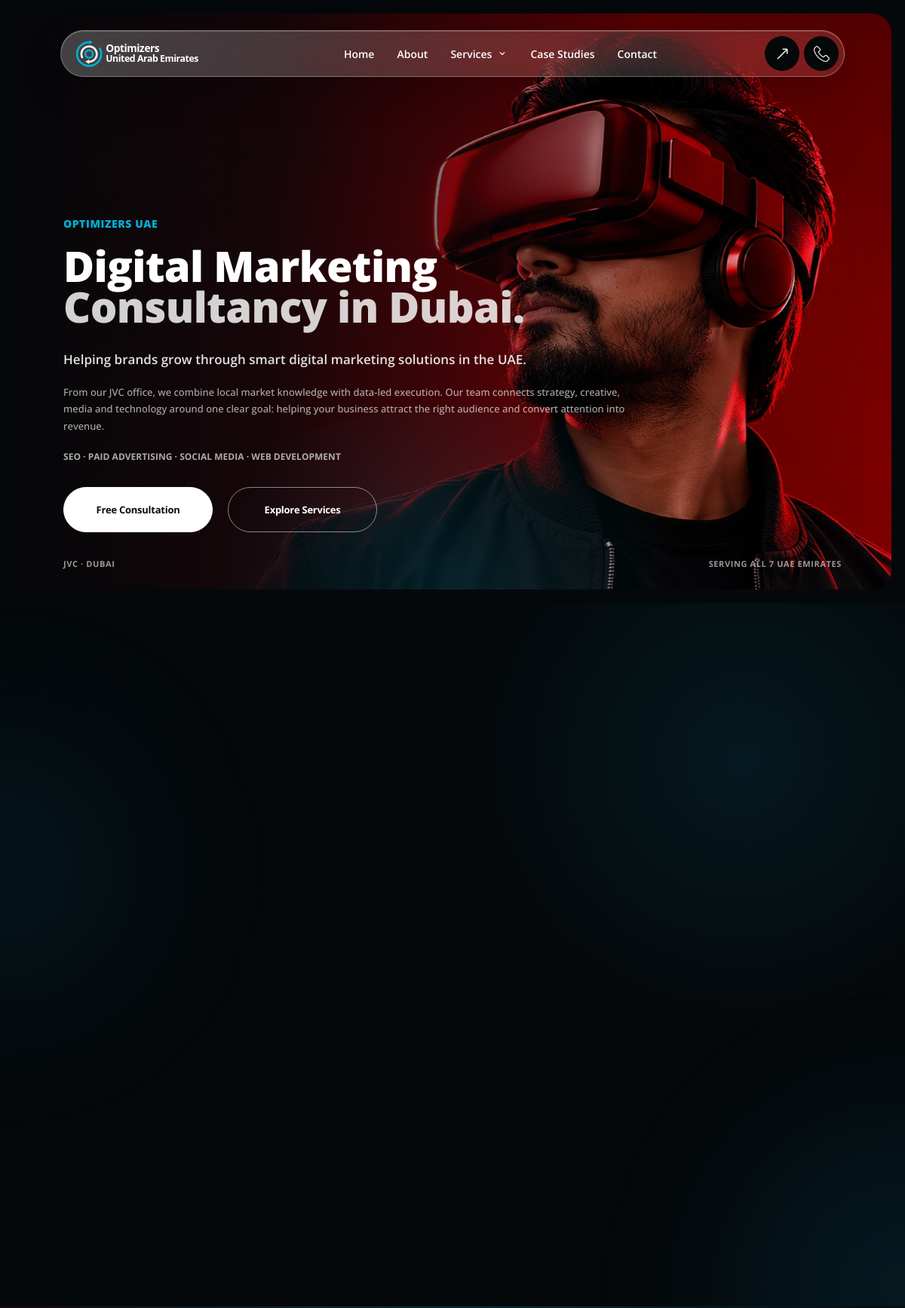
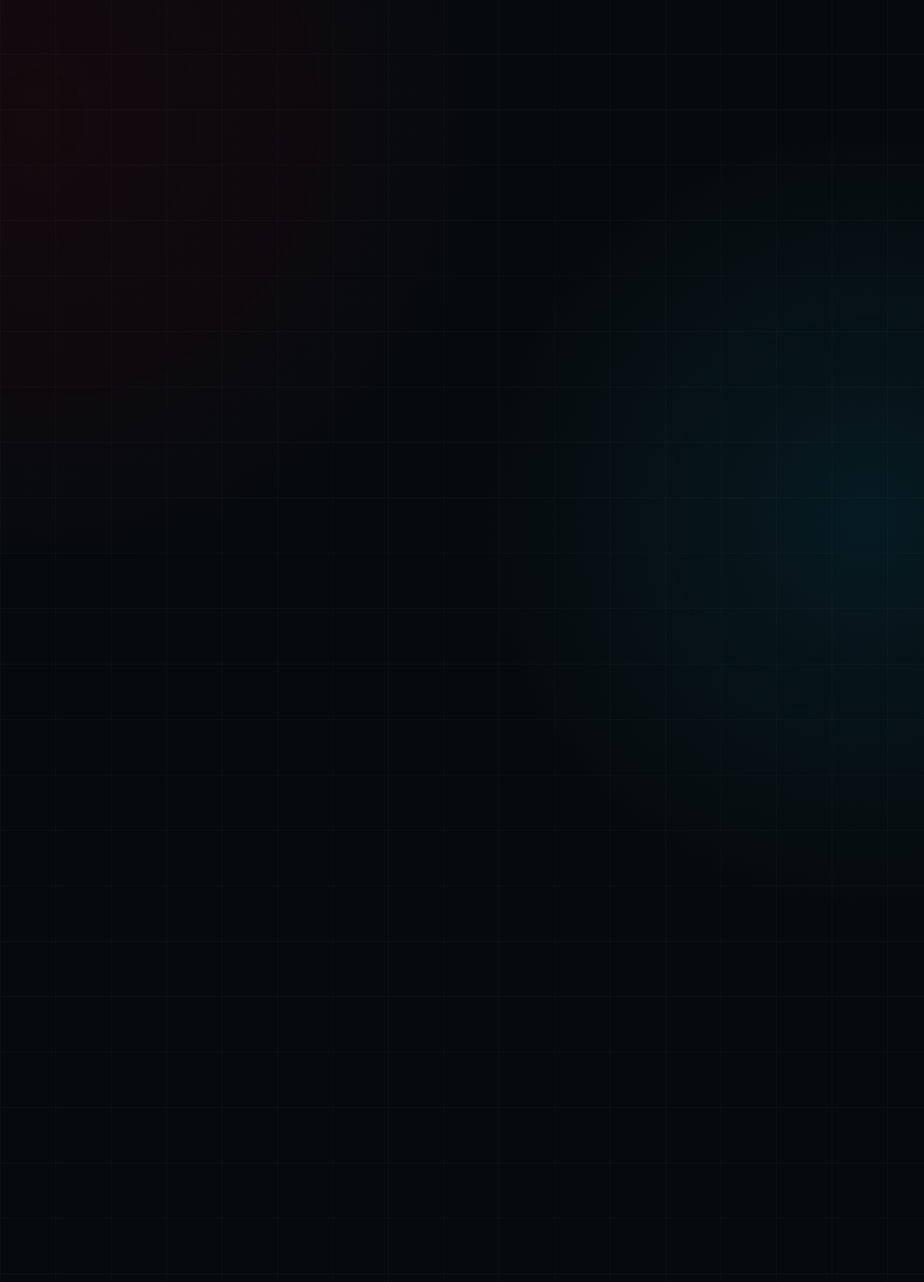
The page / (upper part) on the database its author committed (2 pictures, top to bottom).
### tables this page shows
CREATE TABLE navigation_items (
            id INTEGER PRIMARY KEY AUTOINCREMENT,
            label TEXT NOT NULL,
            url TEXT NOT NULL,
            parent_id INTEGER NULL,
            display_order INTEGER DEFAULT 0,
            is_active INTEGER DEFAULT 1,
            is_dropdown INTEGER DEFAULT 0,
            icon TEXT NULL,
            created_at DATETIME DEFAULT CURRENT_TIMESTAMP, css_class TEXT NULL,
            FOREIGN KEY (parent_id) REFERENCES navigation_items(id) ON DELETE CASCADE
        );

### includes/db.php (called while the page is built, shortened)
<?php
if (!function_exists('optimizers_get_base_url')) {
    function optimizers_get_base_url(): string {
        static $baseUrl = null;
        if ($baseUrl !== null) {
            return $baseUrl;
        }
        $scriptName = $_SERVER['SCRIPT_NAME'] ?? '';
        $dir = str_replace('\\', '/', dirname($scriptName));
        $baseDir = rtrim($dir, '/');
        $baseUrl = ($baseDir === '' || $baseDir === '.') ? '/' : $baseDir . '/';
        return $baseUrl;
    }
}
if (!function_exists('optimizers_url')) {
    function optimizers_url(string $path = ''): string {
        $base = optimizers_get_base_url();
        $path = ltrim($path, '/');
        return $base . $path;
    }
}

### sections/services.php (the view, shortened to what this page needs)
<?php
require_once __DIR__ . '/../includes/db.php';
?>
  <section class="op-service-suite" id="services" aria-labelledby="service-suite-title">
    <div class="op-service-suite__inner">
      <div class="op-service-suite__grid">
      </div>
    </div>
  </section>

### header/header.php (shortened to what this page needs)
<?php
require_once __DIR__ . '/../includes/db.php';
$currentPage = $currentPage ?? '';
$baseUrl = optimizers_get_base_url();
try {
    $db = OptimizersDB::getConnection();
    $stmt = $db->query("SELECT * FROM navigation_items WHERE is_active = 1 ORDER BY parent_id ASC, display_order ASC, id ASC");
    $allNav = $stmt->fetchAll();
    $navTree = [];
    foreach ($allNav as $item) {
        $pId = $item['parent_id'] !== null ? (int)$item['parent_id'] : 0;
        $navTree[$pId][] = $item;
    }
} catch (Throwable $e) {
    $navTree = [];
}
if (!function_exists('isNavActive')) {
    function isNavActive(string $url, string $currentPage): bool {
        if ($currentPage === '') return false;
        $cleanUrl = ltrim($url, '/');
        $cleanUrlNoExt = preg_replace('/\.php$/', '', $cleanUrl);
        $cleanUrlNoHash = explode('#', $cleanUrlNoExt)[0];
        return ($cleanUrl === $currentPage || $cleanUrlNoExt === $currentPage || $cleanUrlNoHash === $currentPage);
    }
}
?>
<!doctype html>
<html lang="en">
<head>
  <link rel="stylesheet" href="<?= optimizers_url('assets/css/style.css?v=packages-live-20260824') ?>">
  <link rel="stylesheet" href="<?= optimizers_url('assets/css/service-pages.css?v=4') ?>">
  <link rel="stylesheet" href="<?= optimizers_url('assets/css/cms-extensions.css?v=1') ?>">
</head>
<body>
<header class="site-header" id="siteHeader">
  <div class="nav-pill">
    <a class="nav-logo" href="<?= optimizers_url('index.php#home') ?>" aria-label="Optimizers UAE home">
      <img class="op-animated-logo op-animated-logo--header" src="<?= optimizers_url('assets/images/optimizers-uae-animated-logo.svg') ?>" alt="Optimizers United Arab Emirates">
    </a>
    <nav class="nav-links" id="primaryNav" aria-label="Primary navigation">
      <?php
      $topItems = $navTree[0] ?? [];
      if (!empty($topItems)):
        foreach ($topItems as $top):
          $topId = (int)$top['id'];
          $hasChildren = !empty($navTree[$topId]);
          $topUrl = optimizers_url($top['url']);
          $topActive = isNavActive($top['url'], $currentPage);
          $targetAttr = !empty($top['open_in_new_tab']) ? ' target="_blank" rel="noopener"' : '';
          if (!$hasChildren):
      ?>
            <a<?= $topActive ? ' class="is-current" aria-current="page"' : '' ?> href="<?= $topUrl ?>"<?= $targetAttr ?>><?= htmlspecialchars($top['label'], ENT_QUOTES, 'UTF-8') ?></a>
      <?php
          else:
      ?>
            <div class="nav-dropdown" id="servicesDropdown">
              <button class="nav-dropdown__trigger" id="servicesToggle" type="button" aria-expanded="false" aria-controls="servicesMenu">
                <span><?= htmlspecialchars($top['label'], ENT_QUOTES, 'UTF-8') ?></span>
                <svg viewBox="0 0 20 20" aria-hidden="true"><path d="m6 8 4 4 4-4"/></svg>
              </button>
            </div>
      <?php
          endif;
        endforeach;
      endif; ?>
    </nav>
    <div class="nav-actions">
      <a class="nav-action" href="<?= optimizers_url('index.php#consultation') ?>" aria-label="Free consultation">
        <svg class="op-ui-arrow op-ui-arrow--diagonal" viewBox="0 0 512 512" aria-hidden="true"><path d="M20 256H488"/><path d="M388 152L492 256L388 360"/></svg>
      </a>
      <a class="nav-action nav-phone" href="tel:+971 50 781 8373" aria-label="Call Optimizers">
        <img src="<?= optimizers_url('assets/icons/ui/telephone.svg') ?>" alt="" aria-hidden="true">
      </a>
    </div>
  </div>
</header>

### rows shown on the page
navigation_items: label "Home"
navigation_items: label "About"
navigation_items: label "Services"
navigation_items: label "Case Studies"
navigation_items: label "Contact"
